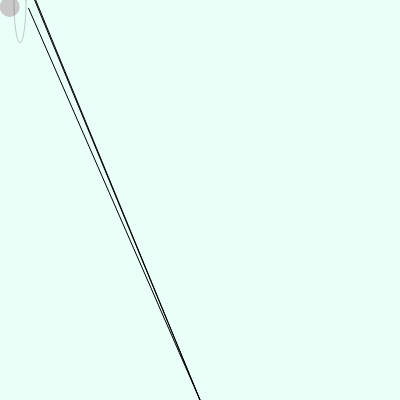
Frame 1 (no input)
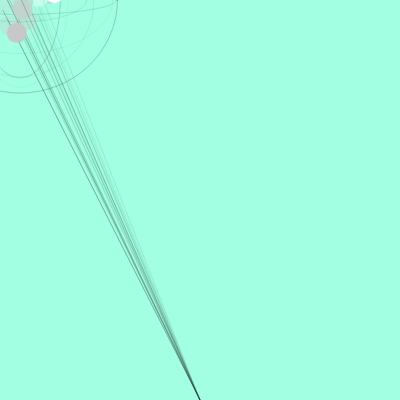
Frame 60 (no input)
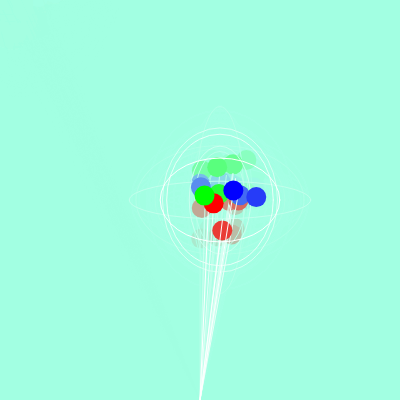
Frame 120 (the mouse pressed at the canvas centre since frame 60)

The p5.js sketch that drew these frames (run headless with seeded random() and noise() and a simulated clock; from frame 60 on, the mouse is pressed at the canvas centre):

// p5.js sketch
// ── sketch.js
function setup() {
  createCanvas(400, 400)
  frameRate(40)
}

function draw() {
  
  background(163, 255, 224, 60)
  
  // stroke(0, 50)
  line(mouseX + random(40), mouseY + random(40), width/2, height)
  line(mouseX + random(40), mouseY - random(40), width/2, height)
  line(mouseX + random(40), mouseY - random(20), width/2, height)
  

 if(mouseIsPressed){
     noStroke()
  fill(255, 0, 0)
  ellipse(mouseX + random(40), mouseY + random(40), 20, 20)
  fill(0, 255, 0)
  ellipse(mouseX + random(60), mouseY - random(40), 20, 20)
  fill(0, 0, 255)
  ellipse(mouseX + random(60), mouseY - random(20), 20, 20)
    stroke(255, 250)
    noFill()
  ellipse(mouseX+20, mouseY, random(200), random(200))
  
  }
  
  else{
 noStroke()
  fill(200)
  ellipse(mouseX + random(40), mouseY + random(40), 20, 20)
  fill(180)
  ellipse(mouseX + random(60), mouseY - random(40), 20, 20)
  fill(255)
  ellipse(mouseX + random(60), mouseY - random(20), 20, 20)
  
  stroke(0, 0, 0, 50)
  noFill()
  ellipse(mouseX+20, mouseY, random(200), random(200))
  
  }
}
